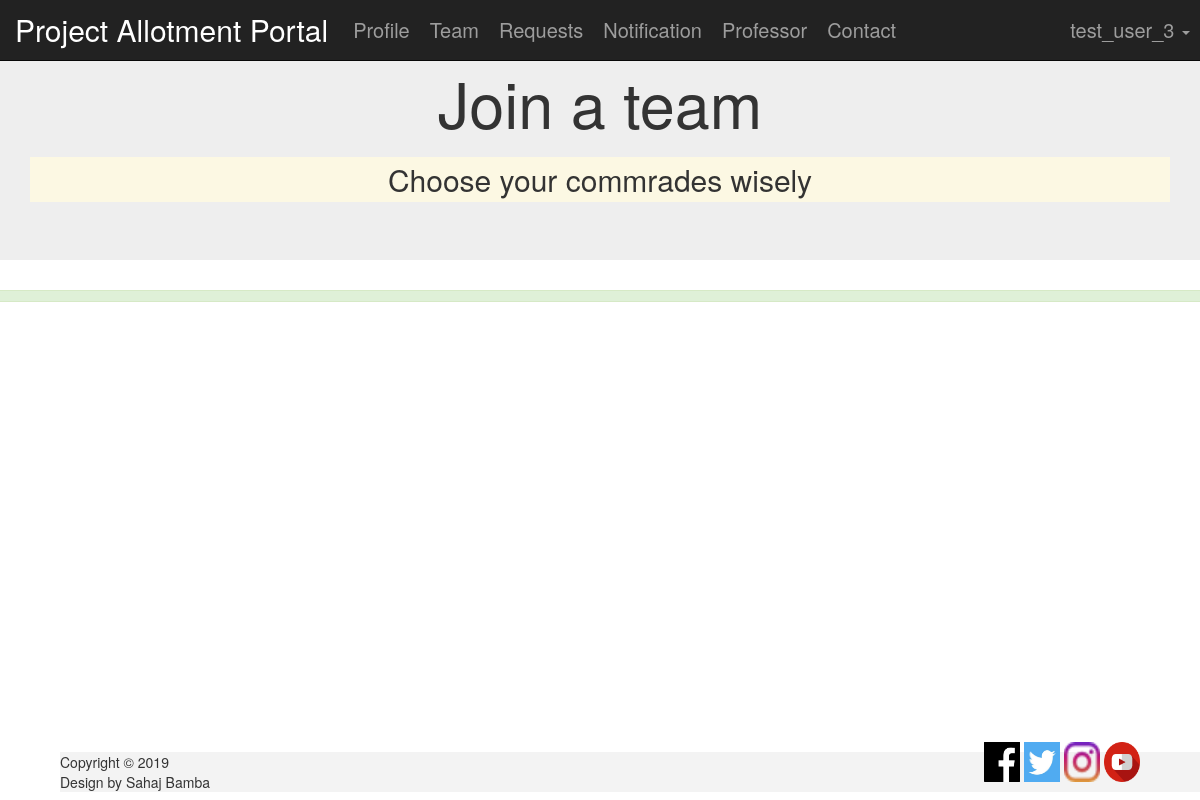
The app's page /accounts/request/ (signed in), older data.
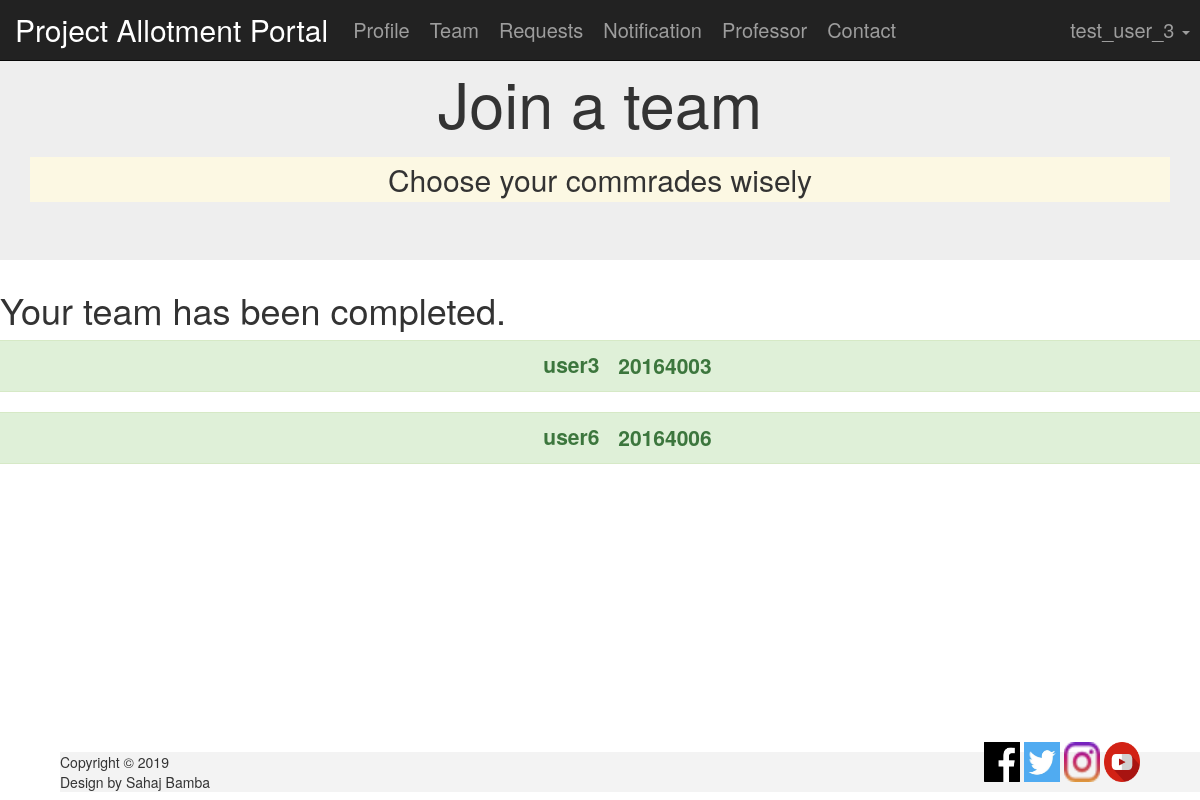
The same page, newer data.
### accounts/models.py (models this page shows, shortened)
class User_details(models.Model):
    GENDER_CHOICES =(
        ('F','Female'),
        ('M','Male'),
        ('P','Prefer Not To Say')
    )
    user_reg_no = models.DecimalField(verbose_name="reg_no", max_digits=8, decimal_places=0, unique=True,blank=False)
    user_email = models.EmailField(verbose_name="email", max_length=100,unique=True,blank=False)
    user_name = models.CharField(verbose_name="name", max_length=100,blank=False)
    user_gender = models.CharField(max_length=1, choices=GENDER_CHOICES)
    user_cpi = models.DecimalField(verbose_name="cpi", max_digits=4 , decimal_places=2,blank=False)
    user_bio = models.TextField(verbose_name="bio", max_length=1000)
    user_contact = models.CharField(verbose_name="contact",blank=False,max_length=15)
    authority = models.IntegerField(verbose_name="authority", default=0)
    email_verified = models.IntegerField(verbose_name="email_verified", default=0)
    data_verified = models.IntegerField(verbose_name="data_verified", default=0)
    user_user = models.OneToOneField(User, default=None, on_delete=models.CASCADE)
    user_pic = models.ImageField(default='default.png',blank=True)

### accounts/views.py (the view, shortened to what this page needs)
def requests(request):
    update(request)
    if request.session['gamer_authority'] > 4 :
        return redirect('Project_Allotment_Portal:home')
    mem4 = User_details.objects.none()
    mem6 = User_details.objects.none()
    req = user_requests.objects.filter(user_to=request.user)
    for i in req :
        mem4 |= User_details.objects.filter(user_user = i.user_from)
    f=0;
    if request.session['gamer_authority'] == 1:
        try :
            tm = Team_details.objects.get(team_member_1=request.user)
        except ObjectDoesNotExist:
            f=1
    elif request.session['gamer_authority'] == 2:
        try:
            tm = Team_details.objects.get(team_member_2=request.user)
        except ObjectDoesNotExist:
            f=1
    elif request.session['gamer_authority'] == 3:
        try :
            tm = Team_details.objects.get(team_member_3=request.user)
        except ObjectDoesNotExist:
            f=1
    elif request.session['gamer_authority'] == 4:
        try :
            tm = Team_details.objects.get(team_leader=request.user)
        except ObjectDoesNotExist:
            f=1
    else :
        f=1
    if f==0:
        mem6 |= User_details.objects.filter(user_user=tm.team_leader)
        mem6 |= User_details.objects.filter(user_user=tm.team_member_3)
        mem6 |= User_details.objects.filter(user_user=tm.team_member_2)
        mem6 |= User_details.objects.filter(user_user=tm.team_member_1)
    return render(request, 'accounts/requests.html',{'mem4':mem4,'mem6':mem6})

### accounts/views.py (called while the page is built)
def update(request):
    try:
        if request.user.is_authenticated:
            temp = User_details.objects.get(user_user=request.user)
            request.session['gamer_data_verified'] = temp.data_verified
            request.session['gamer_authority'] = temp.authority
        else :
            request.session['gamer_data_verified'] = 0
            request.session['gamer_authority'] = 0
    except ObjectDoesNotExist:
        request.session['gamer_data_verified'] = 0
        request.session['gamer_authority'] = 0

### accounts/templates/accounts/requests.html (shortened to what this page needs)
{% extends 'base.html' %}
{% load static %}
{% block statics %}
    <link rel="stylesheet" type="text/css" href="{% static 'Project_Allotment_Portal/stylesheet/team.css' %} " >
{% endblock %}
{% block title2 %}
    Join a team
{% endblock %}
{% block quote %}
        Choose your commrades wisely
{% endblock %}
{% block content %}
    {% if request.session.gamer_data_verified <= 1 %}
        <h1> Please wait for your profile verification. </h1>
    {% elif request.session.gamer_data_verified == 2 %}
        <div class="cat row alert alert-success" style="pointer-events: none;">
        </div>
    {% else %}
        <h1>    Your team has been completed. </h1>
            {% for mem in mem6 %}
                <div class="cat row alert alert-success" style="cursor: context-menu">
                    <span class="name" style="padding: 10px; margin: 0px 10px 0px 10px;"> {{ mem.user_name }}  </span>
                    <span class="reg_no" style="padding: 10px; margin: 10px 10px 0px 10px; font-size: 1.5em; position: relative; top: -6px; left: 15px; font-weight: bolder;"> {{ mem.user_reg_no }} </span>
                </div>
            {% endfor %}
    {% endif %}
{% endblock %}

Row changes from the older to the newer data that the page shows:
now on this page (row edited): User_details: user_name "user3", user_reg_no "20164003"
now on this page (row unchanged): User_details: user_name "user6", user_reg_no "20164006"
Text that changed along with them:
text now shown: "Your team has been completed."
